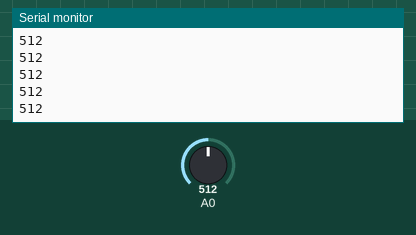
This sketch was run on a simulated Arduino Uno, built with avr-gcc and run on an emulated ATmega328P. On the bench: the last lines printed to the serial monitor. The inputs (shaded band) are chosen by the test bench; at power-on: A0 = 512.

Above: at 1.2 s.
1.3 s: A0 set to 716
At 1.31 s:
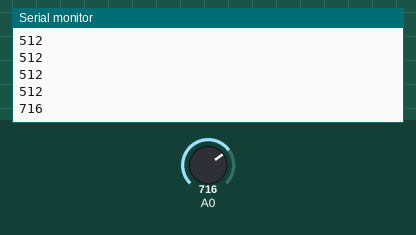
2.8 s: A0 set to 900
At 2.81 s:
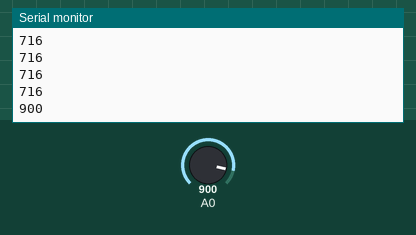
Timing chart, 0 to 5.8 s (numbered marks = the images above; inputs shaded):
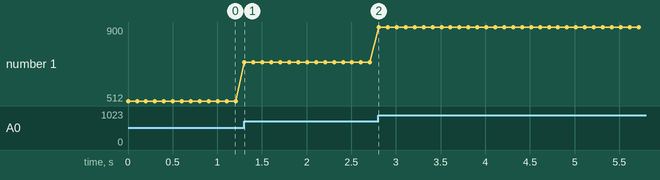

Measured:
- after the input at 1.3 s, the serial monitor: prints a new line at once (image 1)
- after the input at 2.8 s, the serial monitor: prints a new line at once (image 2)
- plotted number 1: 512 → 716 after the input at 1.3 s, 716 → 900 after the input at 2.8 s

The sketch:

CH_one_sketch_five.ino
```cpp
#include <Servo.h>

int pos;
void setup() {
Serial.begin(9600);
}

void loop() {
pos = analogRead(A0);
Serial.println(pos);
delay(100);
}
```
